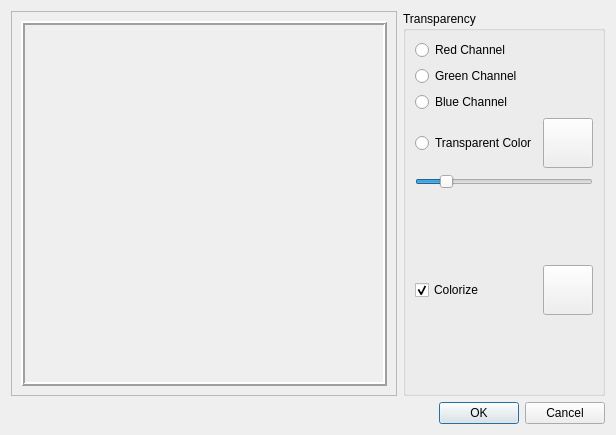
<?xml version="1.0" encoding="UTF-8"?>
<ui version="4.0">
 <class>LayerVideoEffectSettings</class>
 <widget class="QDialog" name="LayerVideoEffectSettings">
  <property name="geometry">
   <rect>
    <x>0</x>
    <y>0</y>
    <width>616</width>
    <height>435</height>
   </rect>
  </property>
  <property name="windowTitle">
   <string>Dialog</string>
  </property>
  <property name="styleSheet">
   <string notr="true">background-image: url(:/img/data/parchment.jpg);</string>
  </property>
  <layout class="QVBoxLayout" name="verticalLayout_2">
   <item>
    <layout class="QHBoxLayout" name="horizontalLayout_2" stretch="3,1">
     <item>
      <widget class="QFrame" name="frameVideo">
       <property name="sizePolicy">
        <sizepolicy hsizetype="Preferred" vsizetype="Preferred">
         <horstretch>0</horstretch>
         <verstretch>0</verstretch>
        </sizepolicy>
       </property>
       <property name="frameShape">
        <enum>QFrame::StyledPanel</enum>
       </property>
       <property name="frameShadow">
        <enum>QFrame::Raised</enum>
       </property>
       <layout class="QGridLayout" name="gridLayout">
        <item row="0" column="0">
         <widget class="QLabel" name="lblVideo">
          <property name="sizePolicy">
           <sizepolicy hsizetype="MinimumExpanding" vsizetype="MinimumExpanding">
            <horstretch>0</horstretch>
            <verstretch>0</verstretch>
           </sizepolicy>
          </property>
          <property name="minimumSize">
           <size>
            <width>0</width>
            <height>0</height>
           </size>
          </property>
          <property name="frameShape">
           <enum>QFrame::Box</enum>
          </property>
          <property name="frameShadow">
           <enum>QFrame::Raised</enum>
          </property>
          <property name="lineWidth">
           <number>2</number>
          </property>
          <property name="text">
           <string/>
          </property>
          <property name="scaledContents">
           <bool>true</bool>
          </property>
         </widget>
        </item>
       </layout>
      </widget>
     </item>
     <item>
      <widget class="QGroupBox" name="groupBox">
       <property name="title">
        <string>Transparency</string>
       </property>
       <layout class="QVBoxLayout" name="verticalLayout">
        <item>
         <widget class="QRadioButton" name="btnRed">
          <property name="text">
           <string>Red Channel</string>
          </property>
          <attribute name="buttonGroup">
           <string notr="true">grpTransparency</string>
          </attribute>
         </widget>
        </item>
        <item>
         <widget class="QRadioButton" name="btnGreen">
          <property name="text">
           <string>Green Channel</string>
          </property>
          <attribute name="buttonGroup">
           <string notr="true">grpTransparency</string>
          </attribute>
         </widget>
        </item>
        <item>
         <widget class="QRadioButton" name="btnBlue">
          <property name="text">
           <string>Blue Channel</string>
          </property>
          <attribute name="buttonGroup">
           <string notr="true">grpTransparency</string>
          </attribute>
         </widget>
        </item>
        <item>
         <layout class="QHBoxLayout" name="horizontalLayout">
          <item>
           <widget class="QRadioButton" name="btnTransparent">
            <property name="text">
             <string>Transparent Color</string>
            </property>
            <attribute name="buttonGroup">
             <string notr="true">grpTransparency</string>
            </attribute>
           </widget>
          </item>
          <item>
           <widget class="ColorPushButton" name="btnTransparentColor">
            <property name="minimumSize">
             <size>
              <width>50</width>
              <height>50</height>
             </size>
            </property>
            <property name="maximumSize">
             <size>
              <width>50</width>
              <height>50</height>
             </size>
            </property>
            <property name="text">
             <string/>
            </property>
           </widget>
          </item>
         </layout>
        </item>
        <item>
         <widget class="QSlider" name="slideTolerance">
          <property name="maximum">
           <number>100</number>
          </property>
          <property name="value">
           <number>15</number>
          </property>
          <property name="orientation">
           <enum>Qt::Horizontal</enum>
          </property>
         </widget>
        </item>
        <item>
         <spacer name="verticalSpacer">
          <property name="orientation">
           <enum>Qt::Vertical</enum>
          </property>
          <property name="sizeHint" stdset="0">
           <size>
            <width>20</width>
            <height>40</height>
           </size>
          </property>
         </spacer>
        </item>
        <item>
         <layout class="QHBoxLayout" name="horizontalLayout_6">
          <item>
           <widget class="QCheckBox" name="chkFill">
            <property name="text">
             <string>Colorize</string>
            </property>
            <property name="checked">
             <bool>true</bool>
            </property>
           </widget>
          </item>
          <item>
           <widget class="ColorPushButton" name="btnColorize">
            <property name="minimumSize">
             <size>
              <width>50</width>
              <height>50</height>
             </size>
            </property>
            <property name="maximumSize">
             <size>
              <width>50</width>
              <height>50</height>
             </size>
            </property>
            <property name="text">
             <string/>
            </property>
           </widget>
          </item>
         </layout>
        </item>
        <item>
         <spacer name="verticalSpacer_2">
          <property name="orientation">
           <enum>Qt::Vertical</enum>
          </property>
          <property name="sizeHint" stdset="0">
           <size>
            <width>20</width>
            <height>65</height>
           </size>
          </property>
         </spacer>
        </item>
       </layout>
      </widget>
     </item>
    </layout>
   </item>
   <item>
    <widget class="QDialogButtonBox" name="buttonBox">
     <property name="orientation">
      <enum>Qt::Horizontal</enum>
     </property>
     <property name="standardButtons">
      <set>QDialogButtonBox::Cancel|QDialogButtonBox::Ok</set>
     </property>
    </widget>
   </item>
  </layout>
 </widget>
 <customwidgets>
  <customwidget>
   <class>ColorPushButton</class>
   <extends>QPushButton</extends>
   <header>colorpushbutton.h</header>
  </customwidget>
 </customwidgets>
 <resources/>
 <connections>
  <connection>
   <sender>buttonBox</sender>
   <signal>accepted()</signal>
   <receiver>LayerVideoEffectSettings</receiver>
   <slot>accept()</slot>
   <hints>
    <hint type="sourcelabel">
     <x>248</x>
     <y>254</y>
    </hint>
    <hint type="destinationlabel">
     <x>157</x>
     <y>274</y>
    </hint>
   </hints>
  </connection>
  <connection>
   <sender>buttonBox</sender>
   <signal>rejected()</signal>
   <receiver>LayerVideoEffectSettings</receiver>
   <slot>reject()</slot>
   <hints>
    <hint type="sourcelabel">
     <x>316</x>
     <y>260</y>
    </hint>
    <hint type="destinationlabel">
     <x>286</x>
     <y>274</y>
    </hint>
   </hints>
  </connection>
 </connections>
 <buttongroups>
  <buttongroup name="grpTransparency"/>
 </buttongroups>
</ui>
